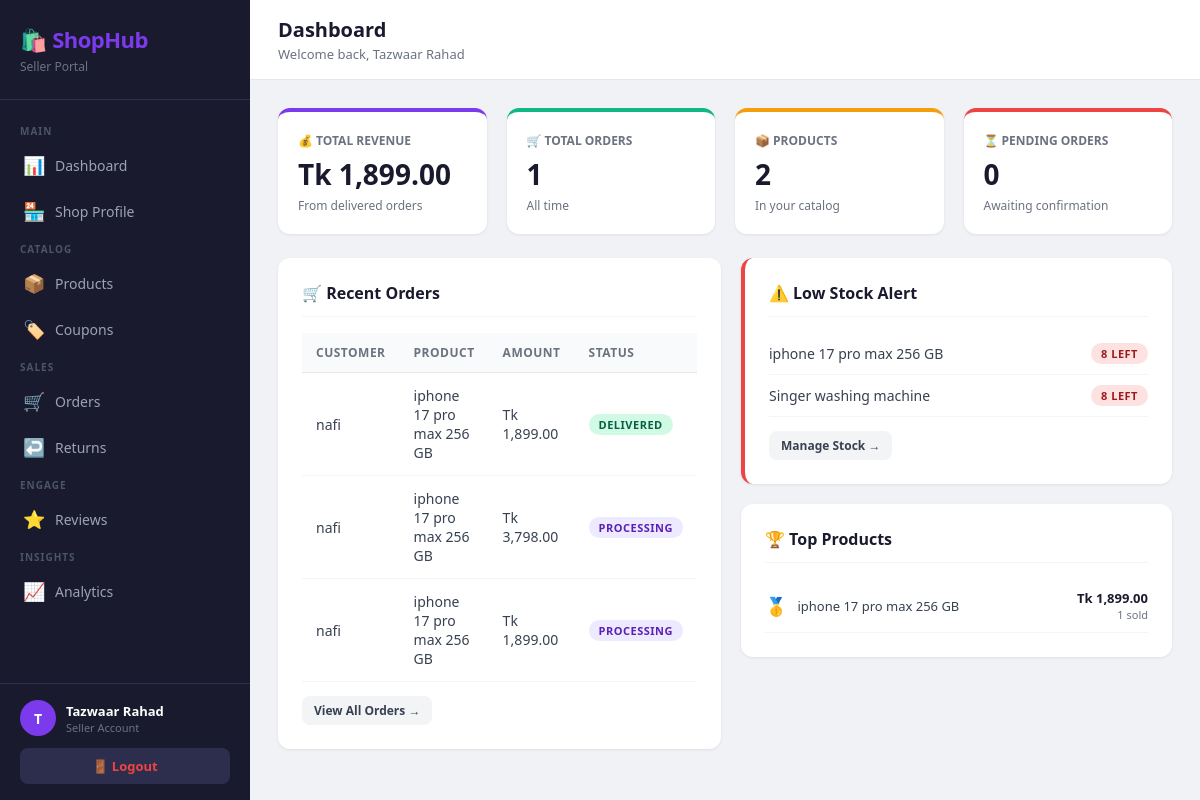
Page /seller/index.php?page=dashboard (signed in) on the committed database.
### tables this page shows
CREATE TABLE `order_items` (
  `id` int(11) NOT NULL,
  `order_id` int(11) NOT NULL,
  `product_id` int(11) NOT NULL,
  `seller_id` int(11) NOT NULL,
  `quantity` int(11) NOT NULL,
  `price` decimal(10,2) NOT NULL,
  `status` enum('pending','confirmed','processing','shipped','delivered','cancelled') DEFAULT 'pending',
  `tracking_note` varchar(255) DEFAULT NULL,
  `updated_at` timestamp NULL DEFAULT NULL
);

CREATE TABLE `users` (
  `id` int(11) NOT NULL,
  `name` varchar(100) NOT NULL,
  `email` varchar(150) NOT NULL,
  `password` varchar(255) NOT NULL,
  `phone` varchar(20) DEFAULT NULL,
  `role` enum('customer','seller','delivery_manager','admin') NOT NULL,
  `profile_pic` varchar(255) DEFAULT NULL,
  `is_active` tinyint(1) DEFAULT 1,
  `created_at` timestamp NOT NULL DEFAULT current_timestamp()
);

CREATE TABLE `products` (
  `id` int(11) NOT NULL,
  `seller_id` int(11) NOT NULL,
  `category_id` int(11) NOT NULL,
  `name` varchar(200) NOT NULL,
  `description` text DEFAULT NULL,
  `price` decimal(10,2) NOT NULL,
  `stock_quantity` int(11) DEFAULT 0,
  `primary_image` varchar(255) DEFAULT NULL,
  `is_available` tinyint(1) DEFAULT 1,
  `created_at` timestamp NOT NULL DEFAULT current_timestamp(),
  `updated_at` timestamp NULL DEFAULT NULL
);

### seller/controllers/DashboardController.php (called while the page is built, shortened)
<?php
class DashboardController {
    private $db;
    public function __construct() {
        $this->db          = getDB();
    }
    public function index(): void {
        $sellerId = $_SESSION['seller_id'];
        $stmt = $this->db->prepare(
            "SELECT COALESCE(SUM(oi.price * oi.quantity), 0) AS total_revenue
             FROM order_items oi
             WHERE oi.seller_id = ? AND oi.status = 'delivered'"
        );
        $stmt->bind_param("i", $sellerId);
        $stmt->execute();
        $totalRevenue = $stmt->get_result()->fetch_assoc()['total_revenue'];
        $stmt = $this->db->prepare(
            "SELECT COUNT(DISTINCT oi.order_id) AS total_orders
             FROM order_items oi
             WHERE oi.seller_id = ?"
        );
        $stmt->bind_param("i", $sellerId);
        $stmt->execute();
        $totalOrders = $stmt->get_result()->fetch_assoc()['total_orders'];
        $stmt = $this->db->prepare(
            "SELECT COUNT(*) AS total_products FROM products WHERE seller_id = ?"
        );
        $stmt->bind_param("i", $sellerId);
        $stmt->execute();
        $totalProducts = $stmt->get_result()->fetch_assoc()['total_products'];
        $stmt = $this->db->prepare(
            "SELECT COUNT(*) AS pending_orders
             FROM order_items oi
             WHERE oi.seller_id = ? AND oi.status = 'pending'"
        );
        $stmt->bind_param("i", $sellerId);
        $stmt->execute();
        $pendingOrders = $stmt->get_result()->fetch_assoc()['pending_orders'];
        $stmt = $this->db->prepare(
            "SELECT id, name, stock_quantity
             FROM products
             WHERE seller_id = ? AND stock_quantity < 10 AND is_available = 1
             ORDER BY stock_quantity ASC
             LIMIT 5"
        );
        $stmt->bind_param("i", $sellerId);
        $stmt->execute();
        $lowStockProducts = $stmt->get_result()->fetch_all(MYSQLI_ASSOC);
        $stmt = $this->db->prepare(
            "SELECT o.id AS order_id, o.created_at, o.payment_method,
                    oi.status, oi.quantity, oi.price,
                    p.name AS product_name,
                    u.name AS customer_name
             FROM order_items oi
             JOIN orders o  ON o.id  = oi.order_id
             JOIN products p ON p.id = oi.product_id
             JOIN users u    ON u.id = o.user_id
             WHERE oi.seller_id = ?
             ORDER BY o.created_at DESC
             LIMIT 6"
        );
        $stmt->bind_param("i", $sellerId);
        $stmt->execute();
        $recentOrders = $stmt->get_result()->fetch_all(MYSQLI_ASSOC);
        $stmt = $this->db->prepare(
            "SELECT p.name, SUM(oi.price * oi.quantity) AS revenue, SUM(oi.quantity) AS units_sold
             FROM order_items oi
             JOIN products p ON p.id = oi.product_id
             WHERE oi.seller_id = ? AND oi.status = 'delivered'
             GROUP BY oi.product_id
             ORDER BY revenue DESC
             LIMIT 5"
        );
        $stmt->bind_param("i", $sellerId);
        $stmt->execute();
        $topProducts = $stmt->get_result()->fetch_all(MYSQLI_ASSOC);
        require_once __DIR__ . '/../views/dashboard/index.php';
    }
}

### seller/config/database.php (called while the page is built, shortened)
<?php
function getDB() {
    $conn = new mysqli(DB_HOST, DB_USER, DB_PASS, DB_NAME);
    $conn->set_charset('utf8mb4');
    return $conn;
}

### seller/views/dashboard/index.php (the view)
<?php require_once __DIR__ . '/../layout/header.php'; requireSeller(); ?>
<div class="grid-4" style="margin-bottom:24px;">
    <div class="stat-card" style="border-top:4px solid #7c3aed;">
        <div class="stat-label">💰 Total Revenue</div>
        <div class="stat-value">Tk <?= number_format($totalRevenue, 2) ?></div>
        <div class="stat-sub">From delivered orders</div>
    </div>
    <div class="stat-card" style="border-top:4px solid #10b981;">
        <div class="stat-label">🛒 Total Orders</div>
        <div class="stat-value"><?= $totalOrders ?></div>
        <div class="stat-sub">All time</div>
    </div>
    <div class="stat-card" style="border-top:4px solid #f59e0b;">
        <div class="stat-label">📦 Products</div>
        <div class="stat-value"><?= $totalProducts ?></div>
        <div class="stat-sub">In your catalog</div>
    </div>
    <div class="stat-card" style="border-top:4px solid #ef4444;">
        <div class="stat-label">⏳ Pending Orders</div>
        <div class="stat-value"><?= $pendingOrders ?></div>
        <div class="stat-sub">Awaiting confirmation</div>
    </div>
</div>
<div class="grid-2">
    <div class="card">
        <div class="card-title">🛒 Recent Orders</div>
        <?php if (empty($recentOrders)): ?>
            <div class="empty-state">
                <div class="icon">📭</div>
                <p>No orders yet</p>
            </div>
        <?php else: ?>
            <div class="table-wrap">
                <table>
                    <thead>
                        <tr>
                            <th>Customer</th>
                            <th>Product</th>
                            <th>Amount</th>
                            <th>Status</th>
                        </tr>
                    </thead>
                    <tbody>
                        <?php foreach ($recentOrders as $order): ?>
                        <tr>
                            <td><?= htmlspecialchars($order['customer_name']) ?></td>
                            <td><?= htmlspecialchars($order['product_name']) ?></td>
                            <td>Tk <?= number_format($order['price'] * $order['quantity'], 2) ?></td>
                            <td>
                                <?php
                                $badgeMap = [
                                    'pending'    => 'badge-warning',
                                    'confirmed'  => 'badge-info',
                                    'processing' => 'badge-purple',
                                    'shipped'    => 'badge-info',
                                    'delivered'  => 'badge-success',
                                    'cancelled'  => 'badge-danger',
                                ];
                                $badge = $badgeMap[$order['status']] ?? 'badge-gray';
                                ?>
                                <span class="badge <?= $badge ?>">
                                    <?= ucfirst($order['status']) ?>
                                </span>
                            </td>
                        </tr>
                        <?php endforeach; ?>
                    </tbody>
                </table>
            </div>
            <div style="margin-top:14px;">
                <a href="index.php?page=orders" class="btn btn-secondary btn-sm">View All Orders →</a>
            </div>
        <?php endif; ?>
    </div>
    <div>
        <div class="card" style="border-left:4px solid #ef4444;">
            <div class="card-title">⚠️ Low Stock Alert</div>
            <?php if (empty($lowStockProducts)): ?>
                <div style="color:#10b981;font-size:14px;font-weight:600;">
                    ✅ All products have sufficient stock
                </div>
            <?php else: ?>
                <?php foreach ($lowStockProducts as $p): ?>
                <div style="display:flex;justify-content:space-between;align-items:center;
                            padding:10px 0;border-bottom:1px solid #f3f4f6;">
                    <span style="font-size:14px;color:#374151;">
                        <?= htmlspecialchars($p['name']) ?>
                    </span>
                    <span class="badge badge-danger"><?= $p['stock_quantity'] ?> left</span>
                </div>
                <?php endforeach; ?>
                <div style="margin-top:14px;">
                    <a href="index.php?page=products" class="btn btn-secondary btn-sm">Manage Stock →</a>
                </div>
            <?php endif; ?>
        </div>
        <div class="card">
            <div class="card-title">🏆 Top Products</div>
            <?php if (empty($topProducts)): ?>
                <div class="empty-state">
                    <div class="icon">📦</div>
                    <p>No sales data yet</p>
                </div>
            <?php else: ?>
                <?php foreach ($topProducts as $i => $p): ?>
                <div style="display:flex;justify-content:space-between;align-items:center;
                            padding:10px 0;border-bottom:1px solid #f3f4f6;">
                    <div style="display:flex;align-items:center;gap:10px;">
                        <span style="font-size:18px;">
                            <?= ['🥇','🥈','🥉','4️⃣','5️⃣'][$i] ?? '' ?>
                        </span>
                        <span style="font-size:13px;color:#374151;">
                            <?= htmlspecialchars($p['name']) ?>
                        </span>
                    </div>
                    <div style="text-align:right;">
                        <div style="font-size:13px;font-weight:700;color:#1a1a2e;">
                            Tk <?= number_format($p['revenue'], 2) ?>
                        </div>
                        <div style="font-size:11px;color:#6b7280;">
                            <?= $p['units_sold'] ?> sold
                        </div>
                    </div>
                </div>
                <?php endforeach; ?>
            <?php endif; ?>
        </div>
    </div>
</div>
<?php require_once __DIR__ . '/../layout/footer.php'; ?>

### seller/views/layout/header.php (style rules this page uses)
* { margin: 0; padding: 0; box-sizing: border-box; }
body { font-family: 'Segoe UI', sans-serif; background: #f0f2f5; color: #1a1a2e; display: flex; min-height: 100vh; }
.card { background: #fff; border-radius: 12px; padding: 24px; box-shadow: 0 1px 3px rgba(0,0,0,0.08); margin-bottom: 20px; }
.card-title { font-size: 16px; font-weight: 700; color: #1a1a2e; margin-bottom: 16px; padding-bottom: 12px; border-bottom: 1px solid #f3f4f6; }
.btn { display: inline-flex; align-items: center; gap: 6px; padding: 9px 18px; border-radius: 8px; font-size: 14px; font-weight: 600; cursor: pointer; border: none; text-decoration: none; transition: all 0.2s; }
.btn-secondary { background: #f3f4f6; color: #374151; }
.btn-sm { padding: 6px 12px; font-size: 12px; }
.table-wrap { overflow-x: auto; }
table { width: 100%; border-collapse: collapse; font-size: 14px; }
th { background: #f9fafb; padding: 11px 14px; text-align: left; font-size: 12px; font-weight: 700; color: #6b7280; text-transform: uppercase; letter-spacing: 0.5px; border-bottom: 1px solid #e5e7eb; }
td { padding: 13px 14px; border-bottom: 1px solid #f3f4f6; color: #374151; }
.badge { display: inline-block; padding: 3px 10px; border-radius: 20px; font-size: 11px; font-weight: 700; text-transform: uppercase; letter-spacing: 0.5px; }
.badge-success { background: #d1fae5; color: #065f46; }
.badge-danger { background: #fee2e2; color: #991b1b; }
.badge-purple { background: #ede9fe; color: #5b21b6; }
.grid-2 { display: grid; grid-template-columns: 1fr 1fr; gap: 20px; }
.grid-4 { display: grid; grid-template-columns: repeat(4, 1fr); gap: 20px; }
.stat-card { background: #fff; border-radius: 12px; padding: 20px; box-shadow: 0 1px 3px rgba(0,0,0,0.08); }
.stat-label { font-size: 12px; color: #6b7280; font-weight: 600; text-transform: uppercase; }
.stat-value { font-size: 28px; font-weight: 800; color: #1a1a2e; margin: 6px 0 4px; }
.stat-sub { font-size: 12px; color: #6b7280; }

### rows in the picture
order_items: users.name "nafi", product.name "iphone 17 pro max 256 GB", $order['price'] * $order['quantity'] "1,899.00", status "DELIVERED"
order_items: users.name "nafi", product.name "iphone 17 pro max 256 GB", $order['price'] * $order['quantity'] "3,798.00", status "PROCESSING"
order_items: users.name "nafi", product.name "iphone 17 pro max 256 GB", $order['price'] * $order['quantity'] "1,899.00", status "PROCESSING"
products: name "iphone 17 pro max 256 GB", stock_quantity "8"
products: name "Singer washing machine", stock_quantity "8"

### other values in the picture
substr($_SESSION['name'], 0, 1) "T"
$_SESSION['name'] "Tazwaar Rahad"
$pageTitle "Dashboard"
$pageSubtitle "Welcome back, Tazwaar Rahad"
$totalRevenue "1,899.00"
$totalOrders "1"
$totalProducts "2"
$pendingOrders "0"
$p['name'] "iphone 17 pro max 256 GB"
$p['revenue'] "1,899.00"
$p['units_sold'] "1"
